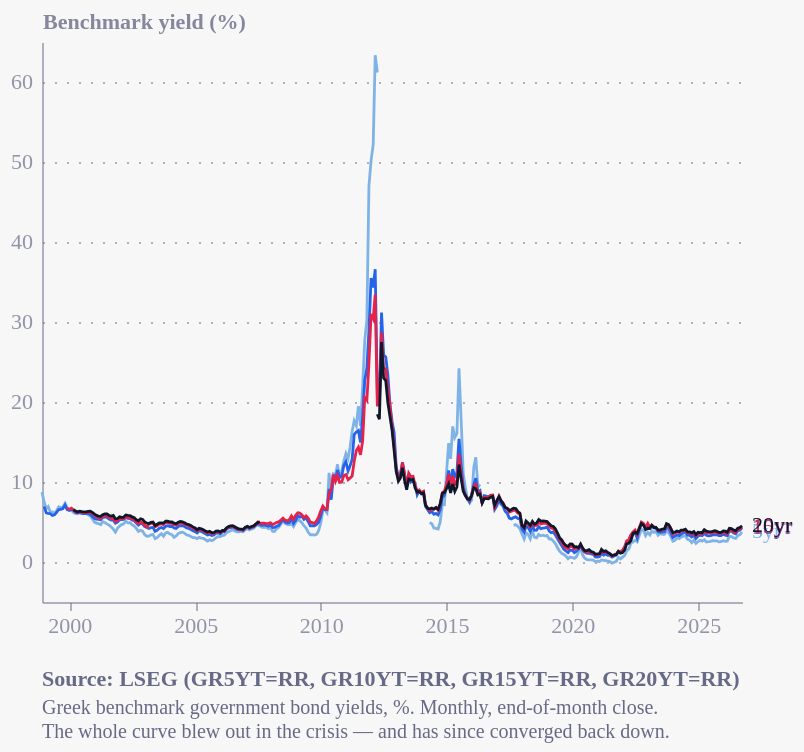

Write the Vega-Lite specification saved for this chart.
### Vega-Lite specification from a JSON file in a GitHub repository (floating-point values rounded to 4 significant figures; data arrays with more than 128 entries replaced by an {"elided": "..."} marker saying what was removed)
{"config": {"font": "Circular Std", "text": {"color": "#676A86", "align": "left", "baseline": "middle", "dx": 7, "dy": 0, "fontSize": 11}, "view": {"stroke": "transparent", "continuousWidth": 400, "continuousHeight": 300, "discreteWidth": 400, "discreteHeight": 300, "fill": "transparent"}, "range": {"category": ["#36B7B4", "#E6224B", "#F4C245", "#0063AF", "#00A767", "#179FDB", "#EB5C2E", "#5C267B", "#122B39"], "diverging": ["#E6224B", "#E54753", "#C9C9C9", "#179FDB", "#122B39"], "heatmap": ["#C9C9C9", "#179FDB", "#0063AF", "#122B39"], "ordinal": ["#00A767", "#36B7B4", "#179FDB", "#0063AF", "#243B5A"]}, "bar": {"color": "#179fdb"}, "line": {"color": "#e6224b"}, "rule": {"color": "#676A86"}, "area": {"opacity": 0.8}, "point": {"filled": true, "size": 80, "color": "#e6224b", "opacity": 0.95}, "geoshape": {"stroke": "white", "strokeWidth": 0.3}, "rect": {"fill": "#d6d4d4", "opacity": 0.3}, "axis": {"labelColor": "#676A86", "labelFontSize": 11, "labelFont": "Circular Std", "labelOpacity": 0.7, "tickColor": "#676A86", "tickOpacity": 0.5, "domainColor": "#676A86", "domainOpacity": 0.5, "gridColor": "#676A86", "gridDash": [2, 2], "gridOpacity": 0.5, "title": null, "titleColor": "#676A86", "titleOpacity": 0.8, "tickSize": 4}, "axisXDiscrete": {"grid": false, "labelAngle": 0, "tickCount": 10, "tickOpacity": 0.5, "title": null}, "axisYDiscrete": {"ticks": false, "labelPadding": 5}, "axisXTemporal": {"grid": false, "ticks": true}, "axisXQuantitative": {"grid": true}, "axisYQuantitative": {"gridColor": "#676A86", "gridDash": [1, 5], "gridOpacity": 0.5, "ticks": false, "labelPadding": 5, "tickCount": 8, "titleAngle": 0, "titleAlign": "left", "titleBaseline": "bottom", "titleX": 0, "titleY": -5}, "title": {"color": "#676A86E6", "subtitleColor": "#676A86", "font": "Circular Std", "subtitleFont": "Circular Std", "anchor": "start", "fontSize": 14, "subtitleFontSize": 12, "subtitlePadding": 4, "offset": 0, "frame": "group"}, "legend": {"titleColor": "#122b39", "title": null, "labelColor": "#122b39", "labelFontSize": 11}, "background": "#f7f7f7"}, "layer": [{"mark": {"type": "line", "strokeWidth": 1.4}, "encoding": {"color": {"field": "maturity", "legend": null, "scale": {"domain": ["5yr", "10yr", "15yr", "20yr"], "range": ["#7fb3e6", "#2563eb", "#e6224b", "#0f172a"]}, "type": "nominal"}, "x": {"axis": {"format": "%Y", "tickCount": 8}, "field": "date", "title": null, "type": "temporal"}, "y": {"field": "yield", "title": "Benchmark yield (%)", "type": "quantitative"}}}, {"mark": {"type": "text", "align": "left", "dx": 5, "fontSize": 11}, "encoding": {"color": {"field": "maturity", "legend": null, "scale": {"domain": ["5yr", "10yr", "15yr", "20yr"], "range": ["#7fb3e6", "#2563eb", "#e6224b", "#0f172a"]}, "type": "nominal"}, "text": {"field": "maturity", "type": "nominal"}, "x": {"aggregate": {"argmax": "date"}, "field": "date", "type": "temporal"}, "y": {"aggregate": {"argmax": "date"}, "field": "yield", "type": "quantitative"}}}], "data": {"name": "data-38f918e2b0f1ca91f5b2a9f15bf4c811"}, "height": 280, "title": {"text": "Source: LSEG (GR5YT=RR, GR10YT=RR, GR15YT=RR, GR20YT=RR)", "anchor": "start", "color": "#676A86", "dy": 12, "fontSize": 11, "orient": "bottom", "subtitle": ["Greek benchmark government bond yields, %. Monthly, end-of-month close.", "The whole curve blew out in the crisis — and has since converged back down."], "subtitleColor": "#676A86", "subtitleFontSize": 10}, "width": 350, "$schema": "https://vega.github.io/schema/vega-lite/v6.4.1.json", "datasets": {"data-38f918e2b0f1ca91f5b2a9f15bf4c811": {"elided": "1321 records"}}}
